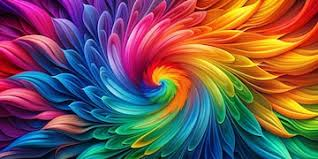
#> input picture images/colourimg.jpg, 318 x 159 px
$ jupyter execute --allow-errors imageprocessing.ipynb
#> lines starting #> are read from the running program, lines starting #| are printed output that depends on the picture
[cell 1]
import cv2
import matplotlib.pyplot as plt
# Path to the image
image_path = "images/colourimg.jpg"

# Load image (BGR by default)
img = cv2.imread(image_path)
#> img is the input picture: shape (159, 318, 3); mean B, G, R 85.4, 86.6, 116.8

# Safety check
if img is None:
    print(f"Error: Could not load image at {image_path}")
    exit(1)

# Print image information
print("Image loaded successfully")
print("Image shape (H, W, C):", img.shape)
#| Image shape (H, W, C): (159, 318, 3)
print("Data type:", img.dtype)
#| Data type: uint8

# Convert BGR to RGB for display
img_rgb = cv2.cvtColor(img, cv2.COLOR_BGR2RGB)
plt.imshow(img_rgb)
plt.title("My Image")
plt.axis("off")
plt.show()

# Split channels (still from BGR image)
b_channel, g_channel, r_channel = cv2.split(img)
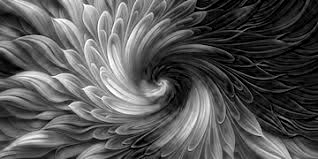
#> b_channel: shape (159, 318); min 0, max 255, mean 85.4
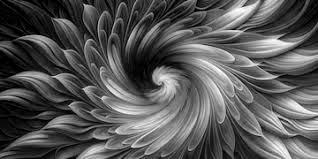
#> g_channel: shape (159, 318); min 0, max 255, mean 86.6
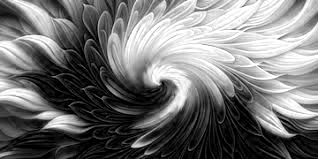
#> r_channel: shape (159, 318); min 0, max 255, mean 116.8

[cell 2]
import cv2
import matplotlib.pyplot as plt

# Load image
img = cv2.imread("images/colourimg.jpg")

if img is None:
    print("Error: Could not load image")
    exit(1)
# Convert BGR to RGB for display
img_rgb = cv2.cvtColor(img, cv2.COLOR_BGR2RGB)

# Split channels (OpenCV uses BGR)
b, g, r = cv2.split(img)

# Create 2x2 grid
fig, axs = plt.subplots(2, 2, figsize=(10, 8))

# Original image
axs[0, 0].imshow(img_rgb)
axs[0, 0].set_title("Original - Ajit G C")
axs[0, 0].axis("off")

# Red channel
axs[0, 1].imshow(r, cmap="gray")
axs[0, 1].set_title("Red Channel")
axs[0, 1].axis("off")

# Green channel
axs[1, 0].imshow(g, cmap="gray")
axs[1, 0].set_title("Green Channel")
axs[1, 0].axis("off")

# Blue channel
axs[1, 1].imshow(b, cmap="gray")
axs[1, 1].set_title("Blue Channel")
axs[1, 1].axis("off")

plt.tight_layout()
plt.savefig("images/task-a-result.jpg")
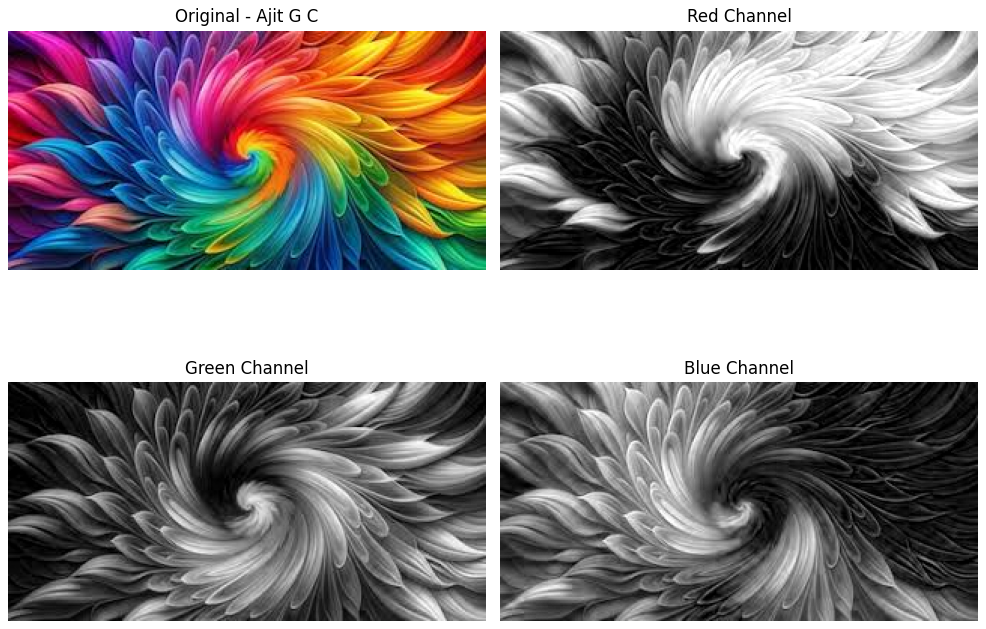
#> figure drawn by matplotlib, 4 panels
plt.show()

[cell 3]
from robodk import robolink

# Connect to RoboDK (RoboDK must be open)
#> (the rest of this cell did not finish here and is left out)

[cell 4]
import cv2

# Load RoboDK snapshot
image_path = "images/robodk_snapshot.png"
img = cv2.imread(image_path)
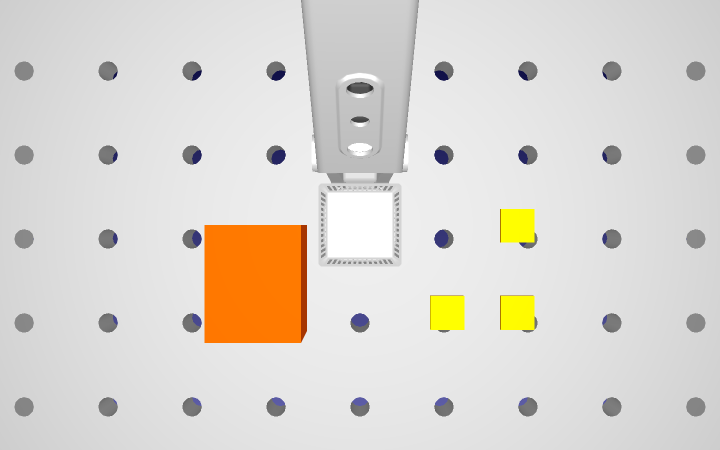
#> input picture images/robodk_snapshot.png, 1440 x 900 px (shown at 1/2 size)
#> img is the input picture: shape (900, 1440, 3); mean B, G, R 209, 215.7, 220.7

if img is None:
    print("Error: Could not load RoboDK snapshot")
    exit(1)

# Print image shape
print("Image shape (H, W, C):", img.shape)
#| Image shape (H, W, C): (900, 1440, 3)

[cell 5]
import cv2

# -------------------------------------------------
# Load RoboDK snapshot
# -------------------------------------------------
image_path = "images/robodk_snapshot.png"
img = cv2.imread(image_path)

if img is None:
    print("Error: Could not load RoboDK snapshot")
    exit(1)

# Print image information
print("Image shape (H, W, C):", img.shape)
#| Image shape (H, W, C): (900, 1440, 3)

# -------------------------------------------------
# Rectangle 1: Box
# Coordinates from pixel clicks
# Top-left  : (401, 434)
# Bottom-right: (609, 696)
# -------------------------------------------------
cv2.rectangle(img, (401, 434), (609, 696), (255, 0, 0), 2)
cv2.putText(
    img,
    "Box",
    (401, 420),
    cv2.FONT_HERSHEY_SIMPLEX,
    0.7,
    (255, 0, 0),
    2
)
#> img: shape (900, 1440, 3); mean B, G, R 209.2, 215.2, 220.1

# -------------------------------------------------
# Rectangle 2: Mosaic Tile
# Coordinates from pixel clicks
# Top-left  : (848, 581)
# Bottom-right: (939, 669)
# -------------------------------------------------
cv2.rectangle(img, (848, 581), (939, 669), (0, 255, 0), 2)
cv2.putText(
    img,
    "Mosaic Tile",
    (848, 565),
    cv2.FONT_HERSHEY_SIMPLEX,
    0.7,
    (0, 255, 0),
    2
)

# -------------------------------------------------
# Name and date (MANDATORY)
# -------------------------------------------------
cv2.putText(
    img,
    "Ajit G C - 2026-01-21",
    (10, 30),
    cv2.FONT_HERSHEY_SIMPLEX,
    0.8,
    (0, 0, 0),
    2
)
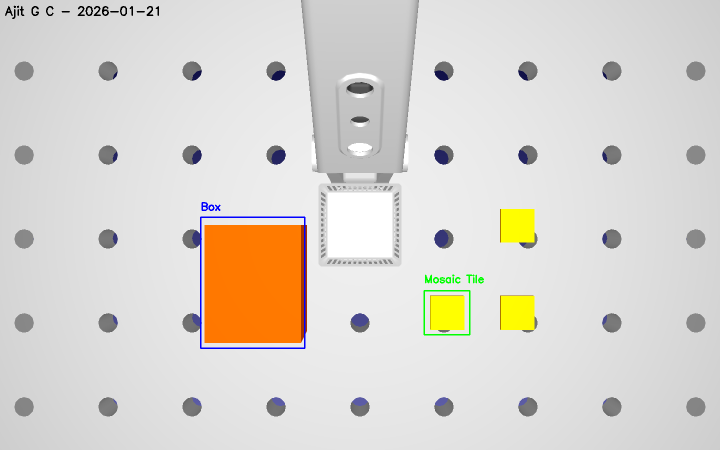
#> img: shape (900, 1440, 3) (shown at 1/2 size); mean B, G, R 208.6, 215, 219.5

# -------------------------------------------------
# Save and display result
# -------------------------------------------------
output_path = "images/robodk_annotated.png"
cv2.imwrite(output_path, img)

print("Annotated image saved at:", output_path)

cv2.imshow("RoboDK Annotation", img)
cv2.waitKey(5000)
cv2.destroyAllWindows()
